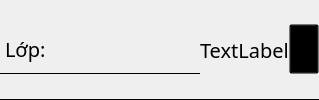
            <widget class="QFrame" name="ClassFrame">
             <property name="minimumSize">
              <size>
               <width>0</width>
               <height>50</height>
              </size>
             </property>
             <property name="styleSheet">
              <string notr="true">QFrame {
	border-bottom: 1px solid black;
	border-radius: 0px;
}</string>
             </property>
             <property name="frameShape">
              <enum>QFrame::StyledPanel</enum>
             </property>
             <property name="frameShadow">
              <enum>QFrame::Raised</enum>
             </property>
             <layout class="QHBoxLayout" name="horizontalLayout_7">
              <property name="spacing">
               <number>0</number>
              </property>
              <property name="leftMargin">
               <number>0</number>
              </property>
              <property name="topMargin">
               <number>0</number>
              </property>
              <property name="rightMargin">
               <number>0</number>
              </property>
              <property name="bottomMargin">
               <number>0</number>
              </property>
              <item>
               <widget class="QLabel" name="label_2">
                <property name="minimumSize">
                 <size>
                  <width>200</width>
                  <height>50</height>
                 </size>
                </property>
                <property name="maximumSize">
                 <size>
                  <width>200</width>
                  <height>50</height>
                 </size>
                </property>
                <property name="font">
                 <font>
                  <family>Montserrat</family>
                  <pointsize>15</pointsize>
                 </font>
                </property>
                <property name="text">
                 <string>Lớp:</string>
                </property>
               </widget>
              </item>
              <item>
               <widget class="QLabel" name="ClassBox">
                <property name="font">
                 <font>
                  <family>iCiel Effra Regular</family>
                  <pointsize>15</pointsize>
                 </font>
                </property>
                <property name="styleSheet">
                 <string notr="true">border: none;</string>
                </property>
                <property name="text">
                 <string>TextLabel</string>
                </property>
               </widget>
              </item>
              <item>
               <widget class="QPushButton" name="pushButton_3">
                <property name="minimumSize">
                 <size>
                  <width>30</width>
                  <height>50</height>
                 </size>
                </property>
                <property name="maximumSize">
                 <size>
                  <width>30</width>
                  <height>50</height>
                 </size>
                </property>
                <property name="styleSheet">
                 <string notr="true">image: url(:/images/icons/Edit.png);
background: transparent;</string>
                </property>
                <property name="text">
                 <string/>
                </property>
               </widget>
              </item>
             </layout>
            </widget>
